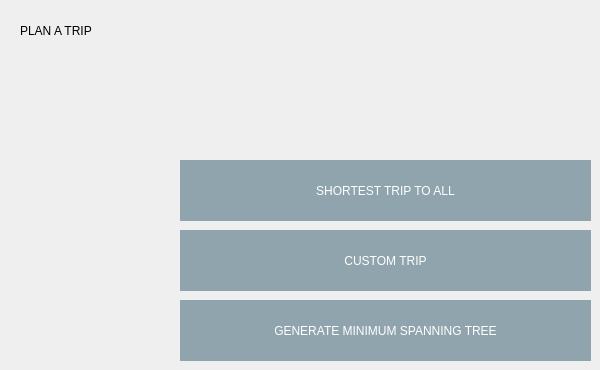
    <widget class="QWidget" name="planATripPage">
     <property name="styleSheet">
      <string notr="true">QPushButton {
background-color: #90A4AE;
color: white;
border:none;
	font: 75 15pt &quot;Helvetica&quot;;
}</string>
     </property>
     <widget class="QPushButton" name="shortestTripToAllButton">
      <property name="geometry">
       <rect>
        <x>180</x>
        <y>160</y>
        <width>411</width>
        <height>61</height>
       </rect>
      </property>
      <property name="styleSheet">
       <string notr="true">font: 25 20pt &quot;Gill Sans&quot;, &quot;Gill Sans MT Condensed&quot;;</string>
      </property>
      <property name="text">
       <string>SHORTEST TRIP TO ALL</string>
      </property>
     </widget>
     <widget class="QPushButton" name="customTripButton">
      <property name="geometry">
       <rect>
        <x>180</x>
        <y>230</y>
        <width>411</width>
        <height>61</height>
       </rect>
      </property>
      <property name="styleSheet">
       <string notr="true">font: 25 20pt &quot;Gill Sans&quot;, &quot;Gill Sans MT Condensed&quot;;</string>
      </property>
      <property name="text">
       <string>CUSTOM TRIP</string>
      </property>
     </widget>
     <widget class="QPushButton" name="minimumSpanningTreeButton">
      <property name="geometry">
       <rect>
        <x>180</x>
        <y>300</y>
        <width>411</width>
        <height>61</height>
       </rect>
      </property>
      <property name="styleSheet">
       <string notr="true">font: 25 20pt &quot;Gill Sans&quot;, &quot;Gill Sans MT Condensed&quot;;</string>
      </property>
      <property name="text">
       <string>GENERATE MINIMUM SPANNING TREE</string>
      </property>
     </widget>
     <widget class="QLabel" name="planATripLabel">
      <property name="geometry">
       <rect>
        <x>20</x>
        <y>10</y>
        <width>311</width>
        <height>41</height>
       </rect>
      </property>
      <property name="styleSheet">
       <string notr="true">font: 25 30pt &quot;Gill Sans&quot;, &quot;Gill Sans MT Condensed&quot;;</string>
      </property>
      <property name="text">
       <string>PLAN A TRIP</string>
      </property>
     </widget>
    </widget>
